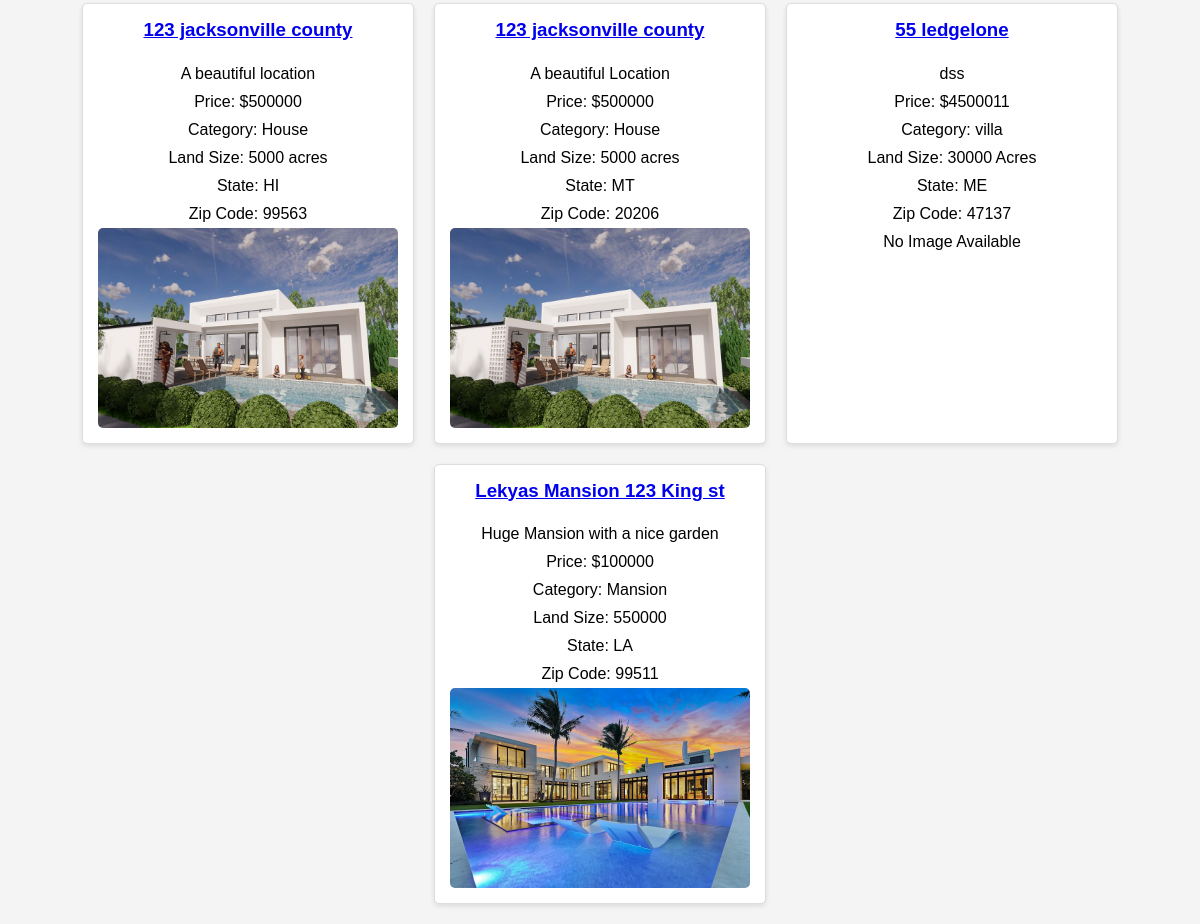
The page /properties/ (signed in, lower part) on the database as committed earlier.
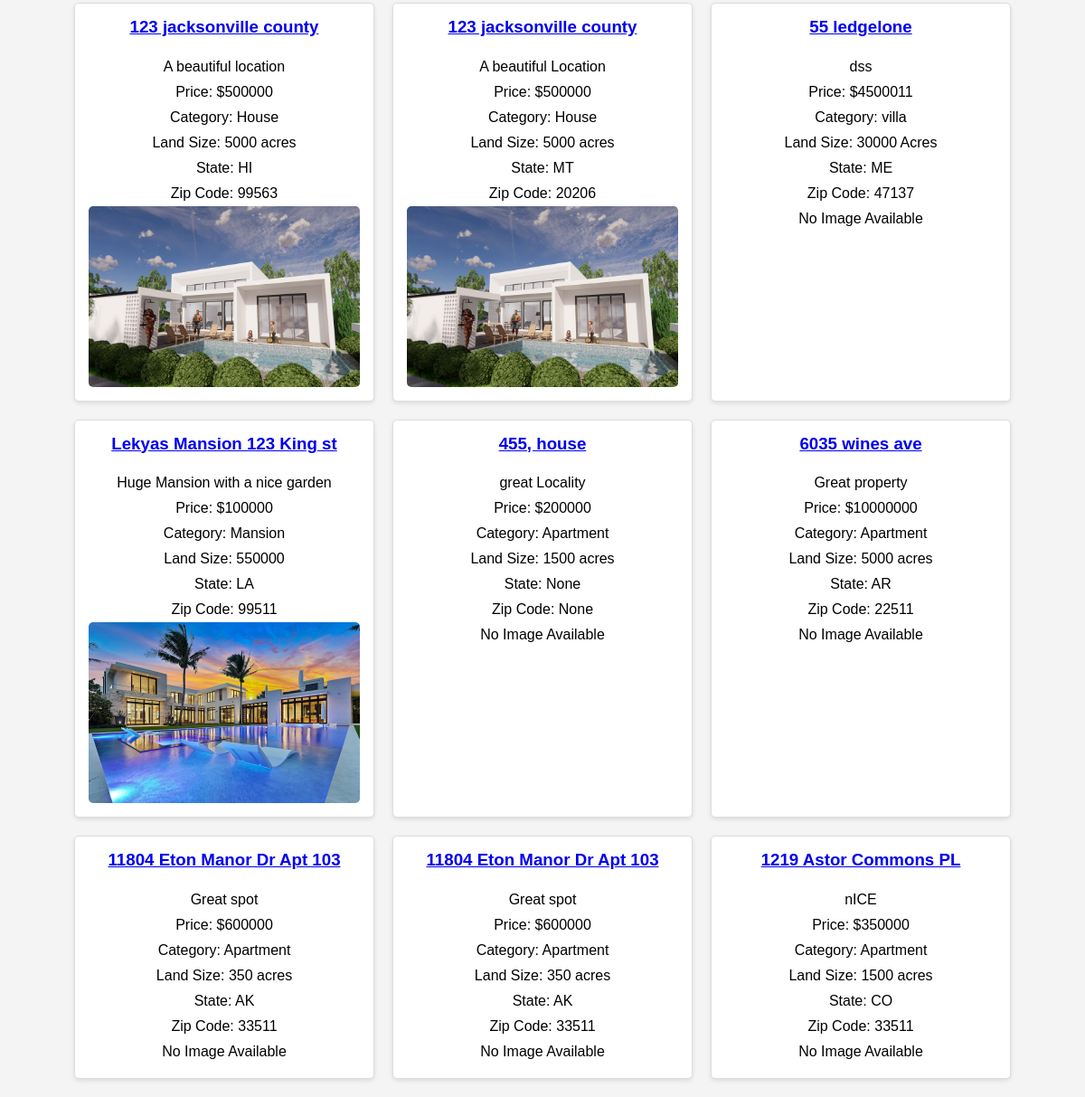
The same page on the database as committed later.
### core/models.py (models this page shows, shortened)
class Property(models.Model):
    property_purchaser = models.ForeignKey(PropertyPurchaser, on_delete=models.CASCADE)
    address = models.CharField(max_length=255)
    description = models.TextField()
    price = models.CharField(max_length=20)
    category = models.CharField(max_length=50)
    land_size = models.CharField(max_length=20)
    image = models.ImageField(upload_to='property_images/', null=True, blank=True)
    number_of_bedrooms = models.CharField(max_length=5, null=True, blank=True)
    number_of_bathrooms = models.CharField(max_length=5, null=True, blank=True)
    garage = models.CharField(max_length=5, null=True, blank=True)
    year_built = models.CharField(max_length=4, null=True, blank=True)
    zip_code = models.CharField(max_length=5, null=True, blank=True)  # Ensure zip code is 5 digits
    state = models.CharField(max_length=2, null=True, blank=True)  # State abbreviation

### core/views.py (the view)
# urls.py: path('properties/', views.property_list, name='property_list'),
@login_required
def property_list(request):
    properties = Property.objects.all()
    return render(request, 'property_list.html', {'properties': properties})

### core/templates/property_list.html (shortened to what this page needs)
{% extends "base.html" %}
{% block content %}
    <div class="property-list">
        {% for property in properties %}
            <div class="property">
                <h3><a href="{% url 'property_detail' property.id %}">{{ property.address }}</a></h3>
                <p>{{ property.description }}</p>
                <p>Price: ${{ property.price }}</p>
                <p>Category: {{ property.category }}</p>
                <p>Land Size: {{ property.land_size }}</p>
                <p>State: {{ property.state }}</p>
                <p>Zip Code: {{ property.zip_code }}</p>
                {% if property.image %}
                    <img src="{{ property.image.url }}" alt="Property Image">
                {% else %}
                    <p>No Image Available</p>
                {% endif %}
            </div>
        {% endfor %}
    </div>
{% endblock %}

Rows that differ between the two databases and show on the page:
added Property: address "455, house", description "great Locality", price "200000", category "Apartment", land_size "1500 acres", state "None", zip_code "None", image "No Image Available"
added Property: address "6035 wines ave", description "Great property", price "10000000", category "Apartment", land_size "5000 acres", state "AR", zip_code "22511", image "No Image Available"
added Property: address "11804 Eton Manor Dr Apt 103", description "Great spot", price "600000", category "Apartment", land_size "350 acres", state "AK", zip_code "33511", image "No Image Available"
added Property: address "11804 Eton Manor Dr Apt 103", description "Great spot", price "600000", category "Apartment", land_size "350 acres", state "AK", zip_code "33511", image "No Image Available"
added Property: address "1219 Astor Commons PL", description "nICE", price "350000", category "Apartment", land_size "1500 acres", state "CO", zip_code "33511", image "No Image Available"
